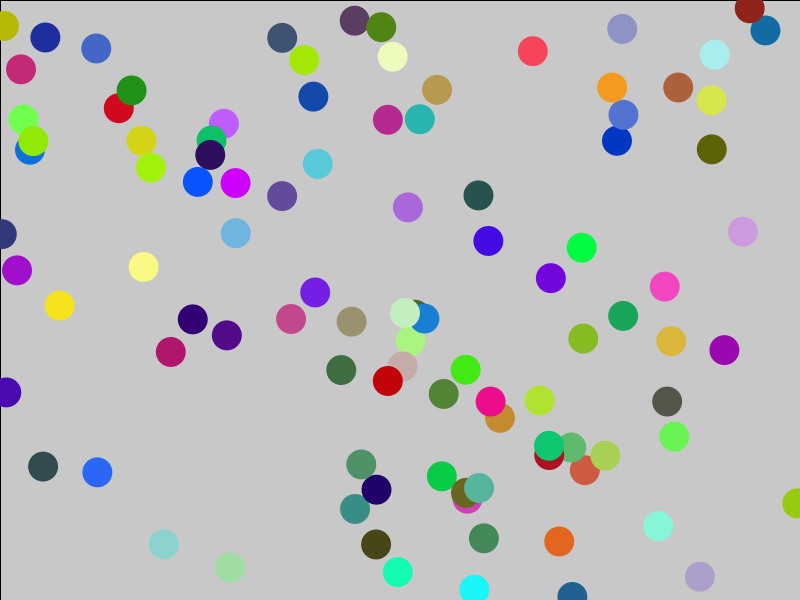
Frame 1 (no input)
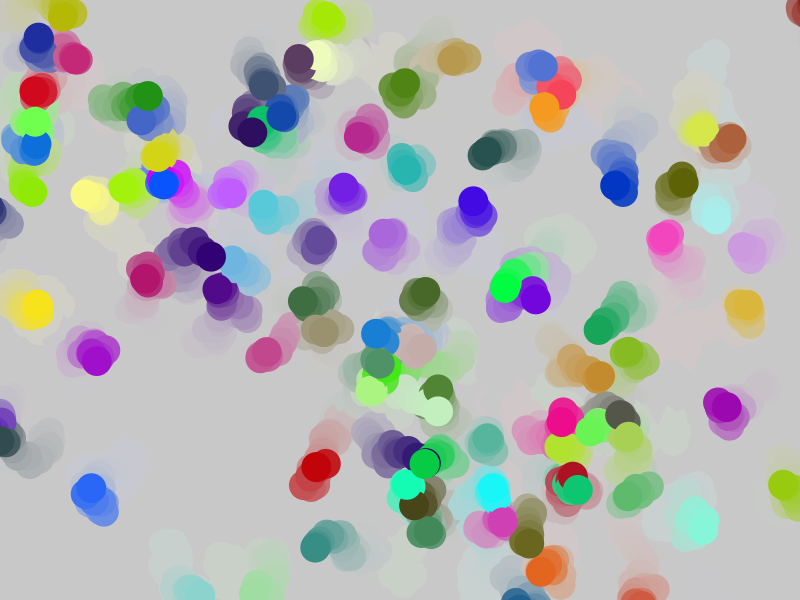
Frame 60 (the mouse pressed at the canvas centre just before this capture)
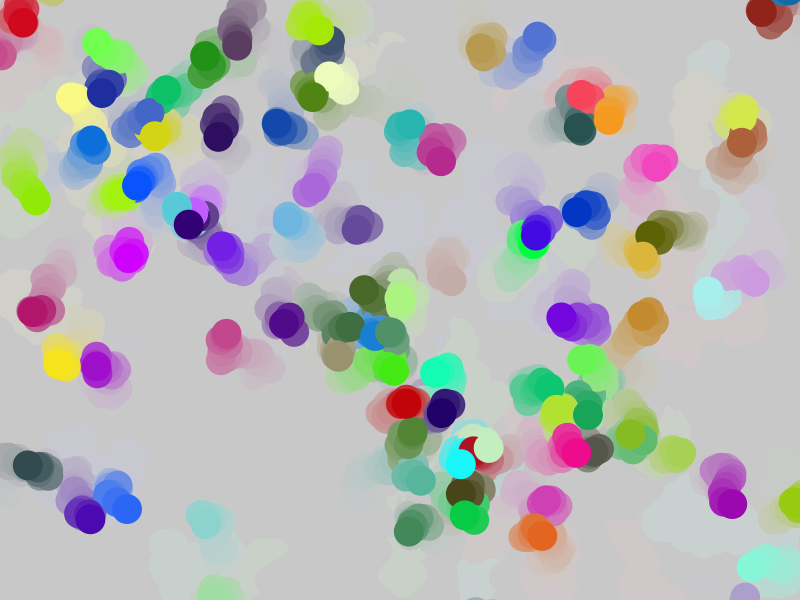
Frame 120 (the mouse held since frame 60 and released just before this capture)

The Processing sketch that drew these frames (run headless with seeded random() and noise(); from frame 60 on, the mouse is pressed at the canvas centre):

// Processing sketch: Chemotaxis
// ── Chemotaxis.pde
Bacteria[] chemotaxis;
float x_pos;
float y_pos;
float radius = 30;
float colorR = (float)(Math.random() * 255);
float colorG = (float)(Math.random() * 255);
float colorB = (float)(Math.random() * 255);
void setup() {
  size(800, 600);
  background(200);
  chemotaxis = new Bacteria[100];
  for (int i = 0; i < chemotaxis.length; i++) {
    x_pos = (float)(Math.random() * width);
    y_pos = (float)(Math.random() * height);
    colorR = (float)(Math.random() * 255);
    colorG = (float)(Math.random() * 255);
    colorB = (float)(Math.random() * 255);
    chemotaxis[i] = new Bacteria(x_pos, y_pos, radius, colorR, colorG, colorB);
  }
}   
void draw() {
  fill(200, 30);
  rect(0, 0, width, height);
  for (int i = 0; i < chemotaxis.length; i++) {
    chemotaxis[i].show();
  }
}  

class Bacteria {     
  float xPos;
  float yPos;
  float radius;
  float colorR;
  float colorG;
  float colorB;
  public Bacteria(float x, float y, float radius, float colorR, float colorG, float colorB) {
    xPos = x;
    yPos = y;
    this.radius = radius;
    this.colorR = colorR;
    this.colorG = colorG;
    this.colorB = colorB;
  }

  void show() {
    pushMatrix();
    translate(xPos, yPos);
    noStroke();
    fill(colorR, colorG, colorB);
    ellipse(0, 0, radius, radius);
    //stroke(5, colorR, colorG, colorB);
    popMatrix();
    move();
    colorDot();
    bringIn();
  }

  void move() {
    xPos += (float)(Math.random() * 20) - 10;
    yPos += (float)(Math.random() * 20) - 10;
  }

  void colorDot() {
    if (dist(mouseX, mouseY, xPos, yPos) <= 20) {
      if (mousePressed && mouseButton == RIGHT) {
        colorR = 0;
        colorG = 0;
        colorB = 0;
      }

      if (mousePressed && mouseButton == CENTER) {
        colorR = 255;
        colorG = 255;
        colorB = 0;
      }
    }
  }

  void bringIn() {
    if (mousePressed && mouseButton == LEFT) {
      if (xPos > mouseX)
        xPos -= 2;

      if (xPos < mouseX)
        xPos += 2;

      if (yPos > mouseY)
        yPos -= 2;

      if (yPos < mouseY)
        yPos += 2;
    }
  }
}    
